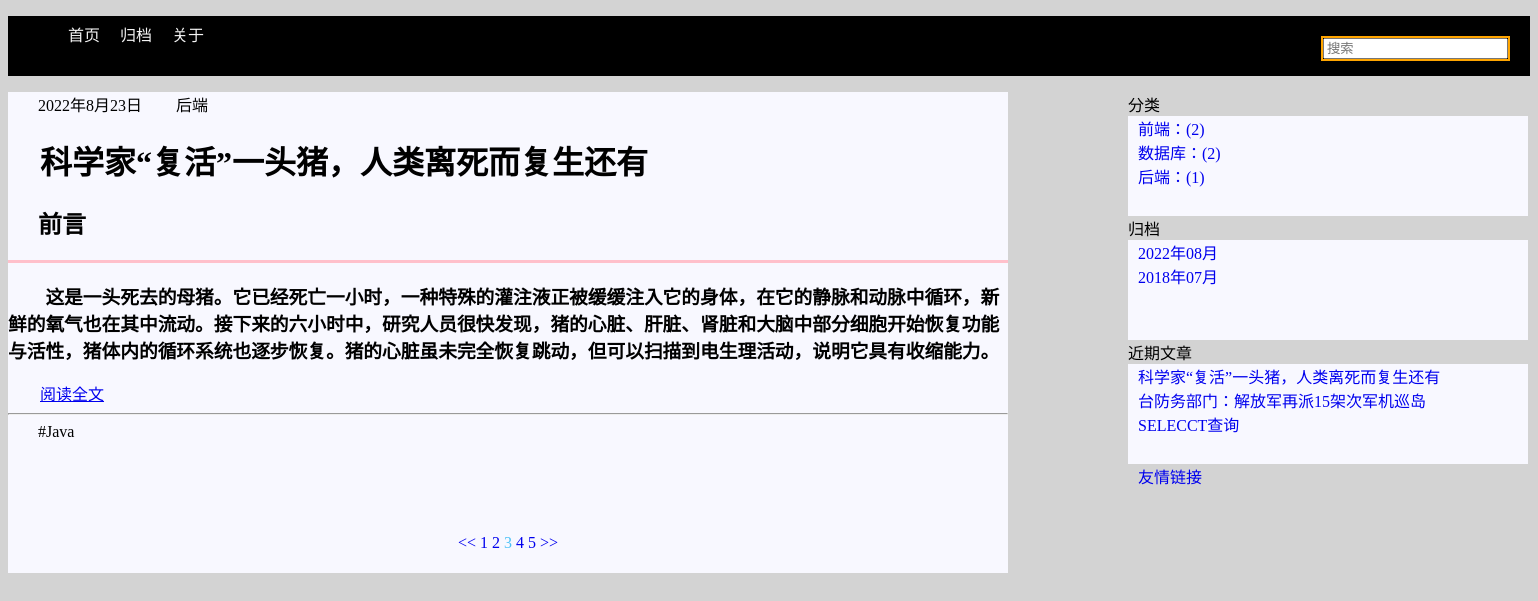
Page /page/3 on the committed database.
### post/models.py (models this page shows, shortened)
class Post(models.Model):
    title=models.CharField(max_length=20,unique=True,verbose_name='标题')
    desc=models.CharField(max_length=200,verbose_name='简介')
    content = RichTextUploadingField(verbose_name='内容')
    created=models.DateTimeField(auto_now_add=True)
    modified=models.DateTimeField(auto_now=True)
    isdelete=models.BooleanField(default=False,verbose_name='是否删除')
    category=models.ForeignKey(Category,on_delete=models.CASCADE,verbose_name='所属标签')
    tag=models.ManyToManyField(Tag,verbose_name='所属类别')
    class Meta:
        db_table='t_post'
        verbose_name_plural='帖子'

class Category(models.Model):
    cname=models.CharField(max_length=20,unique=True,verbose_name='类别名')
    class Meta:
        db_table='t_category'
        verbose_name_plural='类别'

class Tag(models.Model):
    tname=models.CharField(max_length=20,unique=True,verbose_name='标签名')
    class Meta:
        db_table='t_tag'
        verbose_name_plural='标签'

### post/views.py (the view)
# urls.py: path('', views.Indexview.as_view()),
class Indexview(View):
    def get(self,request,num=1):
        num=int(num)
        postlist=Post.objects.all().order_by('-created')
        page_obj=Paginator(postlist,1)
        pagepost=page_obj.page(num)
        begin=num-int(3)
        if begin<1:
            begin=1;
        end=begin+5
        if end>page_obj.num_pages:
            end=page_obj.num_pages+1
        if end<6:
            begin=1;
        else:
            begin=end-5
        page_list=range(begin,end)
        return render(request,'index.html',{'postlist':pagepost,'page_list':page_list,'current_num':num})

### post/mycontext.py (called while the page is built)
def getrightinfo(request):
    r_cate_post=Post.objects.values('category__cname','category').annotate(c=Count('*')).order_by('-c')
    r_recent_post=Post.objects.order_by('-created')[2:]
    cursor=connection.cursor()
    filepost=cursor.execute("select created,count('*') count from t_post GROUP by strftime('%Y-%m',created) order by count desc")
    r_file_post=filepost.fetchall()
    print(r_file_post)
    return {'r_cate_post':r_cate_post,'r_recent_post':r_recent_post,'r_file_post':r_file_post}

### post/templates/index.html
{% extends 'base.html' %}
{% block main %}
    <div class="zuobian">
        {% for post in postlist %}
            <span>{{ post.created|date }}</span>
            <span>{{ post.category.cname }}</span>
            <br>
            <h1>&emsp;{{ post.title }}</h1>
            <h2>&emsp; 前言</h2>
            <hr size="3px" color="pink">
            <h3>&emsp;&emsp;{{ post.desc }}</h3>
            &emsp;&emsp;<a href="/post/{{ post.id }}">阅读全文</a>
            <hr>
            <span>
                {% for tag in post.tag.all %}
                    #{{ tag.tname }}&emsp;
                {% endfor %}
            </span>
            <br><br><br><br>
        {% endfor %}
        <br>
        <div class="page">
                {% if postlist.has_previous %}
                    <a class="extend_last" href="/page/{{ postlist.previous_page_number}}"><<</a>
                {% endif %}
            {% for page in page_list %}
                {% if current_num == page %}
                    <a href="" class="page_number_current" >{{ page }}</a>
                {% else %}
                    <a class="page_number" href="/page/{{ page }}">{{ page }}</a>
                {% endif %}
            {% endfor %}
                {% if postlist.has_next %}
                    <a class="extend_next" href="/page/{{ postlist.next_page_number}}">>></a>
                {% endif %}
            </div>
    </div>
{% endblock %}

### templates/right.html (shortened to what this page needs)
<li class="sidebar">
    <div class="youbian">
        <span>分类</span>
        <div class="fenlei">
            {% for rc in r_cate_post %}
                <a href="/category/{{ rc.category }}">{{ rc.category__cname }}：({{ rc.c }})</a>
                <br>
            {% endfor %}
        </div>
        <span>归档</span>
        <div class="guidang">
            {% for rf in r_file_post %}
                <a href="/archive/{{ rf.0|date:'Y' }}/{{ rf.0|date:'m' }}">{{ rf.0|date:'Y' }}年{{ rf.0|date:'m' }}月</a>
                <br>
            {% endfor %}
        </div >
        <span>近期文章</span>
        <div class="jinqiwenzhang">
            {% for rr in r_recent_post %}
                <a href="/post/{{ rr.id}}">{{ rr.title}}</a>
                <br>
            {% endfor %}
        </div>
        <a href="https://wwww.baidu.com" class="youqinglianjie">友情链接</a>
    </div>
</li>

### static/css/blog.css (style rules this page uses)
.guide { background-color:lightgray }
.outer li { list-style: none; }
.zuobian span { margin-left: 30px; }
.zuobian { float: left; width: 1000px; background-color: ghostwhite; }
.youbian { float: right; background-color: lightgray; }
.page { height: 60px; width: 1000px; background-color: ghostwhite; display: block; text-align: center; line-height: 60px; }
.page_number_current { color: #4ac1f7; }
.page a { text-decoration: none; }
.fenlei { height: 100px; width: 400px; background-color: ghostwhite; }
.guidang { height: 100px; width: 400px; background-color: ghostwhite; }
.jinqiwenzhang { height: 100px; width: 400px; background-color: ghostwhite; }

### templates/right.html (style rules this page uses)
.youbian a { margin: 10px; text-decoration: none; }

### rows in the picture
Post: created "2022年8月23日", category.cname "后端", title "科学家“复活”一头猪，人类离死而复生还有", desc "这是一头死去的母猪。它已经死亡一小时，一种特殊的灌注液正被缓缓注入它的身体，在它的静脉和动脉中循环，新鲜的氧气也在其中流动。接下来的六小时中，研究人员很快发现，猪的心脏、肝脏、肾脏和大脑中部分细胞开始恢复功能与活性，猪体内的循环系统也逐步恢复。猪的心脏虽未完全恢复跳动，但可以扫描到电生理活动，说明它具有收缩能力。"
Tag: tname "Java"
Post: title "台防务部门：解放军再派15架次军机巡岛"
Post: title "SELECCT查询"

### other values in the picture
{{ page }} "1" "2" "4" "5"
{{ page }} "3"
{{ rc.category__cname }} "前端" "数据库" "后端"
{{ rc.c }} "2" "2" "1"
{{ rf.0|date:'Y' }} "2022" "2018"
{{ rf.0|date:'m' }} "08" "07"
